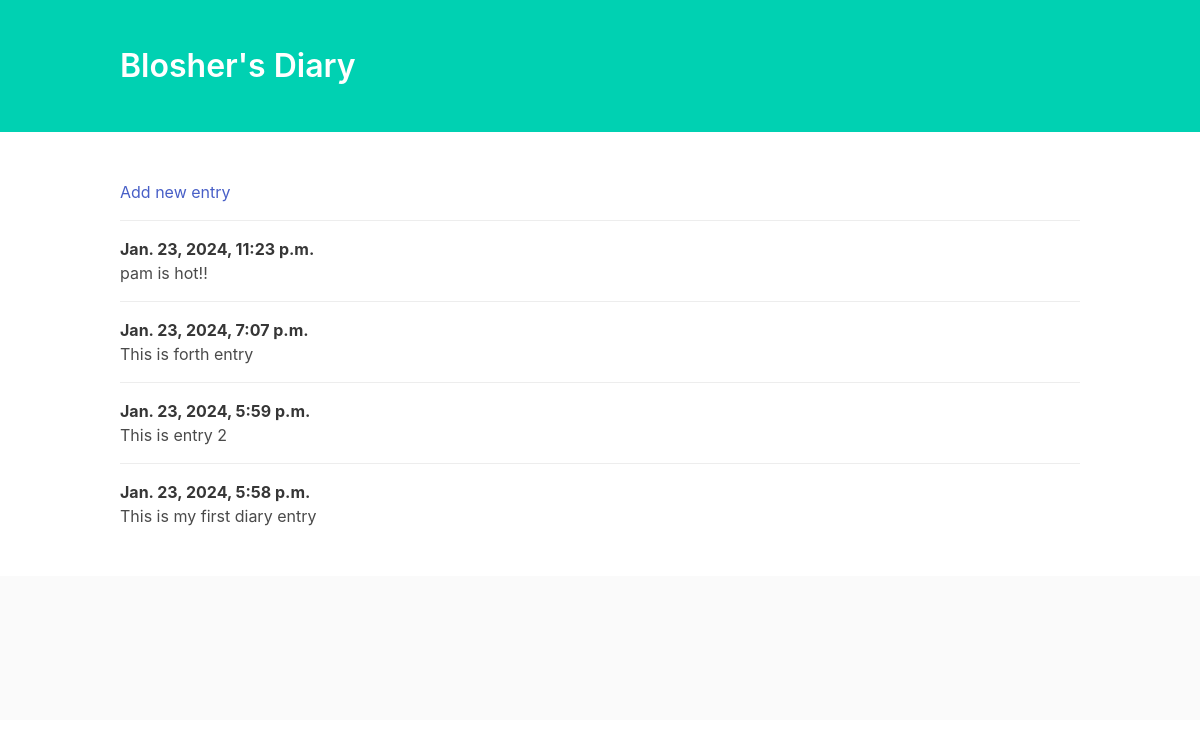
The page / on the database its author committed.
### entries/models.py (models this page shows, shortened)
class Entry(models.Model):
    text = models.TextField()
    date_posted = models.DateTimeField(auto_now_add = True)
    class Meta:
        verbose_name_plural = 'entries'

### entries/views.py (the view)
# urls.py: path('', views.index, name = 'home'),
def index(request):
    entries = Entry.objects.order_by('-date_posted') # provides all the objects for Entry
    context = {'entries' : entries} # create a dictionary and make context available in templates
    return render(request, 'entries/index.html', context)

### entries/templates/entries/index.html (shortened to what this page needs)
<!DOCTYPE html>
<html lang="en">
<head>
    <link rel="stylesheet" href="https://cdnjs.cloudflare.com/ajax/libs/bulma/0.6.2/css/bulma.min.css" />
</head>
<body>
    <section class="hero is-primary">
        <div class="hero-body">
            <div class="container">
                <h1 class="title">
                    Blosher's Diary
                </h1>
            </div>
        </div>
    </section>
    <section class="section">
        <div class="container">
            <article class="media">
                <div class="media-content">
                    <div class="content">
                        <a href="{% url 'add' %}">Add new entry</a>
                    </div>
                </div>
            </article>
            {% for entry in entries %}
            <article class="media">
                <div class="media-content">
                    <div class="content">
                        <p>
                            <strong>{{ entry.date_posted }}</strong>
                            <br> {{entry.text }}
                        </p>
                    </div>
                </div>
            </article>
            {% endfor %}
        </div>
    </section>
    <footer class="footer">
    </footer>
</body>
</html>

### rows shown on the page
Entry: date_posted "Jan. 23, 2024, 11:23 p.m.", text "pam is hot!!"
Entry: date_posted "Jan. 23, 2024, 7:07 p.m.", text "This is forth entry"
Entry: date_posted "Jan. 23, 2024, 5:59 p.m.", text "This is entry 2"
Entry: date_posted "Jan. 23, 2024, 5:58 p.m.", text "This is my first diary entry"
